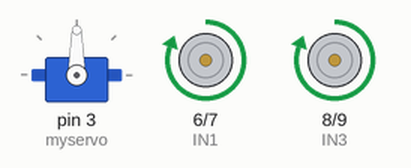
Simulated run of this sketch. Board: Arduino Uno, built with avr-gcc and run on an emulated ATmega328P. Shown: servo, motor-driver pin pairs drawn as motors (green arrow = first pin HIGH = forward, orange = second pin HIGH = backward, longer = more drive, scaled by the enable pin).

Above: at 0.05 s.
At 1.05 s:
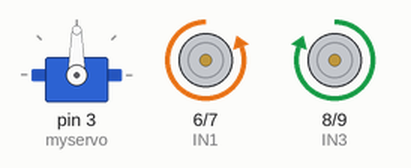
At 1.4 s:
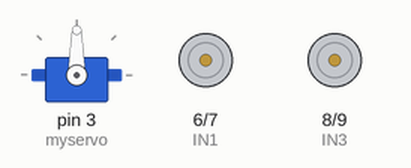
At 2.1 s:
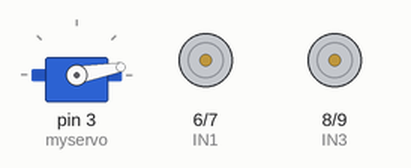
At 2.8 s:
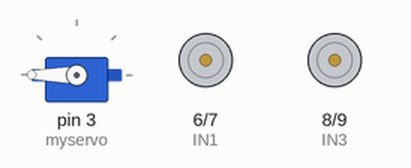
Timing chart, 0 to 6.5 s (numbered marks = the images above):
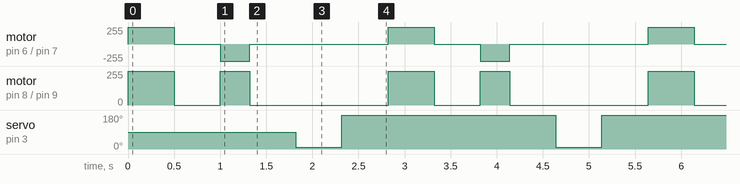

Measured:
- by itself, motor on pin 6 (IN1) / pin 7 (IN2): repeats every 2.8 s: stopped 0.50 s, backward 255/255 0.32 s, stopped 1.5 s, forward 255/255 0.50 s
- by itself, motor on pin 8 (IN3) / pin 9 (IN4): repeats every 2.8 s: stopped 0.50 s, forward 255/255 0.32 s, stopped 1.5 s, forward 255/255 0.50 s
- by itself, servo on pin 3 (myservo): alternates 180° for 2.3 s and 10° for 0.50 s

The sketch:

Test_Code.ino
```cpp
#include <Servo.h>
Servo myservo;
int pos = 0;
int ENA = 5;
int IN1 = 6;
int IN2 = 7;
int ENB = 11;
int IN3 = 8;
int IN4 = 9;

bool gDone = false;


void setup() {
  pinMode(IN1, OUTPUT);
  pinMode(IN2, OUTPUT);
  pinMode(ENA, OUTPUT);

  pinMode(IN3, OUTPUT);
  pinMode(IN4, OUTPUT);
  pinMode(ENB, OUTPUT);

  digitalWrite(ENA, HIGH);
  digitalWrite(ENB, HIGH);

  myservo.attach(3);
}

void leftStop() {
  digitalWrite(IN1, LOW);
  digitalWrite(IN2, LOW);
}
void leftForward() {
  digitalWrite(IN1, HIGH);
  digitalWrite(IN2, LOW);
}
void leftBack() {
  digitalWrite(IN1, LOW);
  digitalWrite(IN2, HIGH);
}

void rightStop() {
  digitalWrite(IN3, LOW);
  digitalWrite(IN4, LOW);
}
void rightForward() {
  digitalWrite(IN3, HIGH);
  digitalWrite(IN4, LOW);
}
void rightBack() {
  digitalWrite(IN3, LOW);
  digitalWrite(IN4, HIGH);


}


void loop() {


    rightForward();
    leftForward();
    delay(500);

    rightStop();
    leftStop();
    delay(500); //Goes Foward(1)

    rightForward();
    leftBack();
    delay(320);

    rightStop();
    leftStop();
    delay(500); //Turns Right

    pos=10;
    myservo.write(pos);
    delay(500);

    pos=180;
    myservo.write(pos);
    delay(500);

    rightForward();
    leftForward();
    delay(500);

    rightStop();
    leftStop();
    delay(500);  //Goes Foward(2)

    rightForward();
    leftBack();
    delay(320);

    rightStop();
    leftStop();
    delay(500);  //Turns Right

    pos=10;
    myservo.write(pos);
    delay(500);

    pos=180;
    myservo.write(pos);
    delay(500);


    rightForward();
    leftForward();
    delay(500);

    rightStop();
    leftStop();
    delay(500);  //Goes Foward(3)

    rightForward();
    leftBack();
    delay(320);

    rightStop();
    leftStop();
    delay(500);  //Turns Right

    pos=10;
    myservo.write(pos);
    delay(500);

    pos=180;
    myservo.write(pos);
    delay(500);

    rightForward();
    leftForward();
    delay(500);

    rightStop();
    leftStop();
    delay(500);  //Goes Foward(4)

    rightForward();
    leftBack();
    delay(320);

    rightStop();
    leftStop();
    delay(500);  //Turns Right

    pos=10;
    myservo.write(pos);
    delay(500);

    pos=180;
    myservo.write(pos);
    delay(500);

}
```
